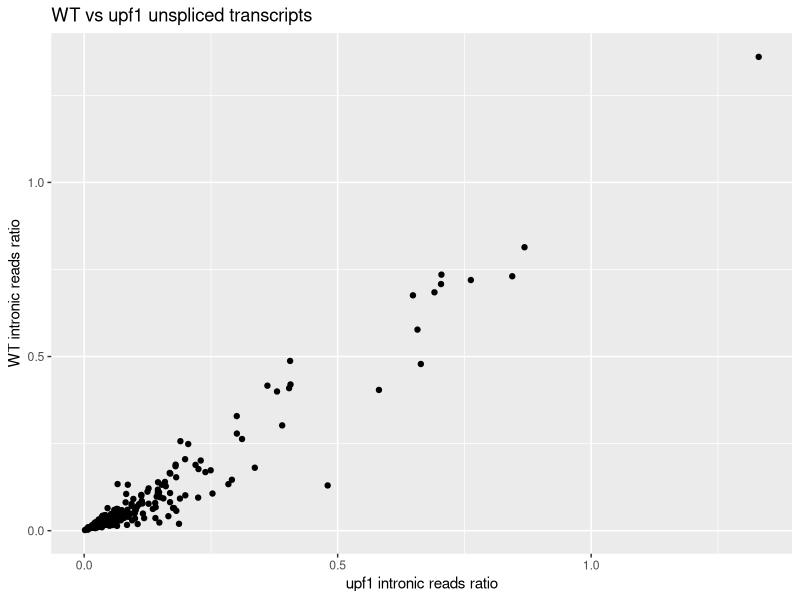

This chart was generated by the following R code:
upf1_rrp6_ratios <- read.csv(file = "UPF1_rrp6_WT_intron_ratios.csv")
upf1_rrp6_ratios$WT_avg_ratio <- rowMeans(x = upf1_rrp6_ratios[,2:4])
upf1_rrp6_ratios$rrp6_avg_ratio <- rowMeans(x = upf1_rrp6_ratios[,5:7])
upf1_rrp6_ratios$upf1_avg_ratio <- rowMeans(x = upf1_rrp6_ratios[,8:10])
upf1_rrp6_ratios$u_r_avg_ratio <- rowMeans(x = upf1_rrp6_ratios[,11:13])
library(ggplot2)
upf1_rrp6_sig <- subset(upf1_rrp6_ratios, subset = upf1_rrp6_ratios$WT_vs_rrp6_pval<0.05)
upf1_rrp6_sig <- subset(upf1_rrp6_ratios, subset = upf1_rrp6_ratios$WT_vs_upf1_pval<0.05)
WT_vs_upf1 <-ggplot(data = upf1_rrp6_ratios, aes(x = upf1_avg_ratio, y = WT_avg_ratio)) +
  geom_point() +
  ggtitle("WT vs upf1 unspliced transcripts") +
  xlab("upf1 intronic reads ratio") +
  ylab("WT intronic reads ratio")
WT_vs_rrp6 <-ggplot(data = upf1_rrp6_ratios, aes(x = rrp6_avg_ratio, y = WT_avg_ratio)) +
  geom_point() + 
  ggtitle("WT vs rrp6 unspliced transcripts") +
  xlab("rrp6 intronic reads ratio") +
  ylab("WT intronic reads ratio")
print(WT_vs_upf1)
